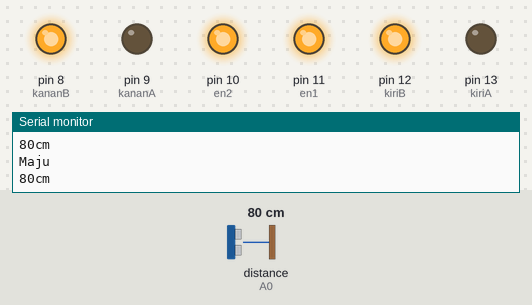
Bench run of a sketch on a simulated Arduino Uno, built with avr-gcc and run on an emulated ATmega328P. On the bench: output pins drawn as LEDs (lit = HIGH), the last lines printed to the serial monitor. Wiring (inferred from the names in the program): ultrasonic range finder: trigger A1; echo A0. Inputs (shaded band) come from the test bench; at power-on: distance to the obstacle (sensor on A0) 80 cm. The echo pulse lasts 58.3 µs per cm; pins used as bus, display or sensor lines are not drawn.

Above: at 1.2 s.
1.3 s: distance to the obstacle (sensor on A0) set to 2 cm
At 2.1 s:
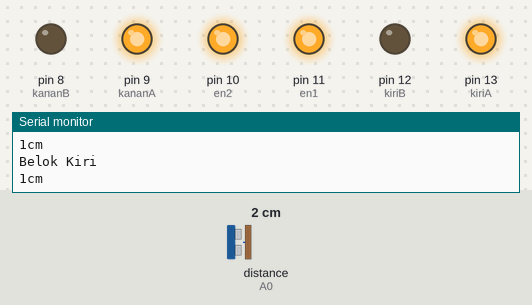
2.9 s: distance to the obstacle (sensor on A0) set to 60 cm
At 4.0 s:
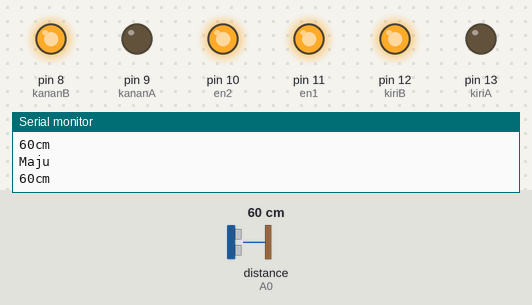
4.5 s: distance to the obstacle (sensor on A0) set to 4 cm
At 5.0 s:
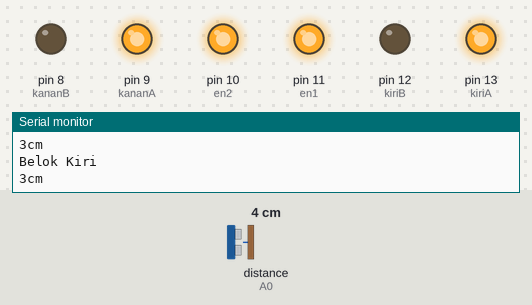
Timing chart, 0 to 7.5 s (numbered marks = the images above; inputs shaded):
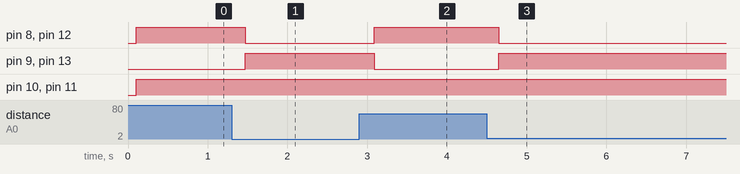

The sketch:

fannyzahrah.ino
```cpp
//definisi pin input-output sinyal ultrasonic
const int pingPin = A1;
const int echoPin = A0;

int kiriA = 13;
int kiriB = 12;
int kananA = 9;
int kananB = 8;
int en1 = 11;
int en2 = 10;


void setup()
{
  //initialize serial communication
  Serial.begin(9600);
  pinMode(kiriA,OUTPUT);
  pinMode(kiriB,OUTPUT);
  pinMode(kananA,OUTPUT);
  pinMode(kananB,OUTPUT);
  pinMode(en1,OUTPUT);
  pinMode(en2,OUTPUT);
}
void loop()
{
  long duration, inches, cm;

  pinMode(pingPin, OUTPUT);
  digitalWrite(pingPin, LOW);
  delayMicroseconds(2);
  digitalWrite(pingPin, HIGH);
  delayMicroseconds(10);
  digitalWrite(pingPin, LOW);

  pinMode(echoPin, INPUT);
  duration = pulseIn(echoPin, HIGH);

  cm = microsecondsToCentimeters(duration);

  //SERIAL DEBUG
  Serial.print(cm);
  Serial.print("cm");
  Serial.println();
  delay(100);
  analogWrite(en1,255);
  analogWrite(en2,255);

  if (cm <=50){
  digitalWrite(kiriA,HIGH);
  digitalWrite(kiriB,LOW);
  digitalWrite(kananA,HIGH);
  digitalWrite(kananB,LOW);
    Serial.println ("Belok Kiri");
  }
  else
  {
  digitalWrite(kiriA,LOW);
  digitalWrite(kiriB,HIGH);
  digitalWrite(kananA,LOW);
  digitalWrite(kananB,HIGH);
    Serial.println ("Maju");
  }
}
long microsecondsToCentimeters(long microseconds)
{
  return microseconds /29 /2;
}
```

Measured:
- after the input at 1.3 s, pin 8 (kananB), pin 12 (kiriB): HIGH → LOW after 0.17 s; pin 9 (kananA), pin 13 (kiriA): LOW → HIGH after 0.17 s
- after the input at 2.9 s, pin 8 (kananB), pin 12 (kiriB): LOW → HIGH after 0.19 s; pin 9 (kananA), pin 13 (kiriA): HIGH → LOW after 0.19 s
- after the input at 4.5 s, pin 8 (kananB), pin 12 (kiriB): HIGH → LOW after 0.15 s; pin 9 (kananA), pin 13 (kiriA): LOW → HIGH after 0.15 s
